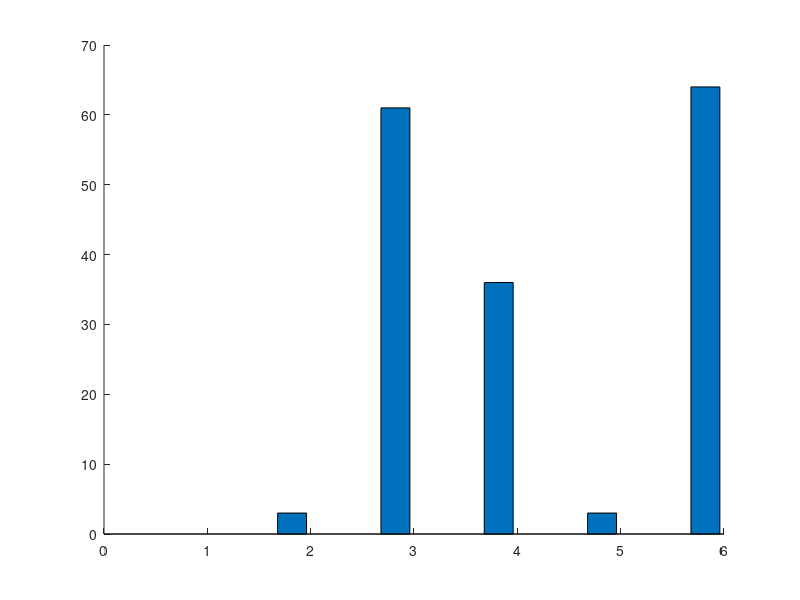

The MATLAB script that drew this image: (Note: this script raises an error after producing the figure.)
function pic_bar_TASBEV_Takahashi_2021()

y_Takahashi_2021=[0 0;3 3.2;61 58.3;36 38.5;3 3.2;64 61.5];

b=bar(y_Takahashi_2021,0.8,'FaceAlpha',0.7);

xtips1 = b(1).XEndPoints;
ytips1 = b(1).YEndPoints;
labels1 = string(b(1).YData);
text(xtips1,ytips1,labels1,'HorizontalAlignment','center','VerticalAlignment','bottom','FontSize',22)

xtips2 = b(2).XEndPoints;
ytips2 = b(2).YEndPoints;
labels2 = string(b(2).YData);
text(xtips2,ytips2,labels2,'HorizontalAlignment','center','VerticalAlignment','bottom','FontSize',22)


hold on
t1=[0.85 1.85 2.85 3.85 4.85 5.85];
t2=[1.15 2.15 3.15 4.15 5.15 6.15];
m1=[0 3 61 36 3 64];
m2=[0 3.2 58.3 38.5 3.2 61.5];
plot(t1,m1,'-.or','LineWidth',1,'Color',[190 190 190]./255,'MarkerSize',10,'MarkerEdgeColor',[190 190 190]./255,'MarkerFaceColor',[190 190 190]./255);
hold on
plot(t2,m2,'-.or','LineWidth',1,'Color','#00BFFF','MarkerSize',10,'MarkerEdgeColor','#00BFFF','MarkerFaceColor','#00BFFF');


set(b(1),'FaceColor',[190 190 190]./255);
set(b(2),'FaceColor','#00BFFF');

%% Output image setting
set(gca,'YLim',[0 100]);
set(gca,'XTickLabel',{'CR' 'PR' 'SD' 'PD' 'ORR' 'DCR'});
set(gca,'Linewidth',1);
set(gca,'FontSize',28);
set(gca,'FontName','Arial');
ylabel('RECITS (%)');
title('Takahashi.2021');
legend('model simulation','clinical data','Location','northwest','FontSize',28);
legend('boxoff');
set(gcf,'unit','centimeters','position',[2 25 28 18])
print('TASBEV_Takahashi_2021','-dpng','-r600')

end